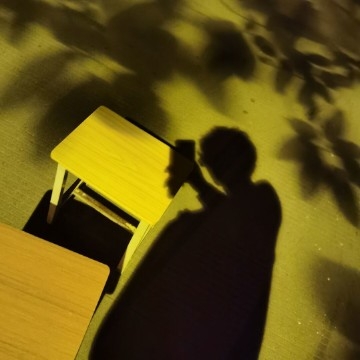
%> input picture 03数字图像处理/03实验程序/实验三/头像.jpg, 360 x 360 px
$ octave zhishu.m   (GNU Octave 9; MATLAB toolbox functions it lacks are replaced by stand-ins)
%> lines starting %> are read from the running program, lines starting %| are printed output that depends on the picture
RGB=imread("头像.jpg");
%> RGB is the input picture: size 360x360x3 uint8; mean R, G, B 95.9, 80.1, 18.5
GR=rgb2gray(RGB);
GR=im2double(GR);
%> GR: size 360x360 double
GR=mat2gray(GR);
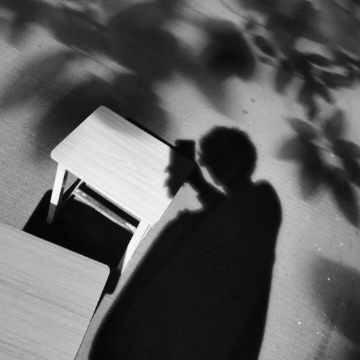
%> GR: size 360x360 double; min 0, max 1, mean 0.365
[M,N]=size(GR);
%> M = 360; N = 360
%指数噪声
a=0;
b=0.08;
mu=2;
GR40=a+b*exprnd(mu,[M,N]);
GR4=GR+GR40;
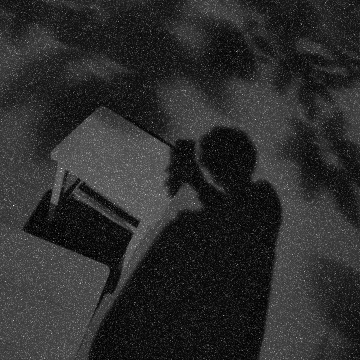
%> GR4: size 360x360 double; min 0.0151, max 2.91, mean 0.525; drawn with min black and max white
figure (1);
imshow(GR4);
%邻域平均法
GR41=filter2(fspecial('average',3),GR4);
figure (2);
imshow(GR41);
%中值滤波法
GR42=medfilt2(GR4);
figure (3);
imshow(GR42);
%高斯滤波
gr43=fspecial('gaussian',4,0.3);
GR43=filter2(gr43,GR4,'same');
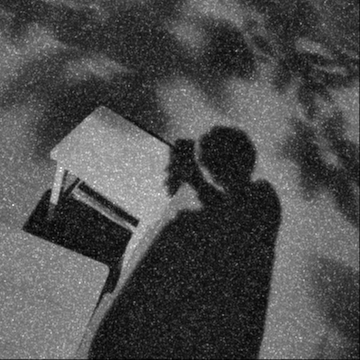
%> GR43: size 360x360 double; min 0.0259, max 1.65, mean 0.524; drawn with min black and max white
figure (4);
imshow(GR43);
%sobel滤波
gr44=fspecial('sobel');
GR44=filter2(gr44,GR4,'same');
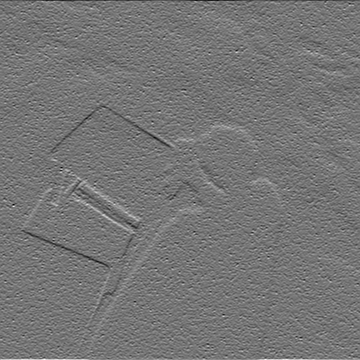
%> GR44: size 360x360 double; min -4.57, max 5.33, mean 4.94e-05; drawn with min black and max white
figure (5);
imshow(GR44);
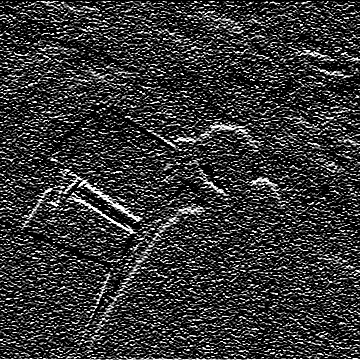
%> displayed picture: size 360x360, on the screen's scale of 0 to 255; min 0, max 255, mean 53.2
%laplacian滤波
gr45=fspecial('laplacian',0.5);
GR45=filter2(gr45,GR4,'same');
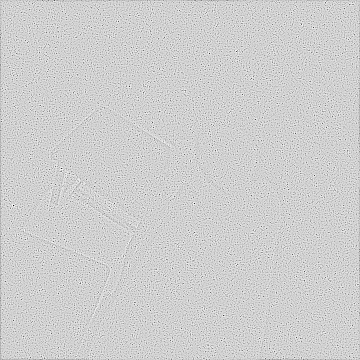
%> GR45: size 360x360 double; min -5.69, max 1.3, mean -0.00602; drawn with min black and max white
figure (6);
imshow(GR45);
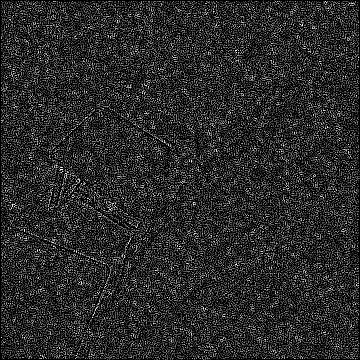
%> displayed picture: size 360x360, on the screen's scale of 0 to 255; min 0, max 255, mean 42.2
